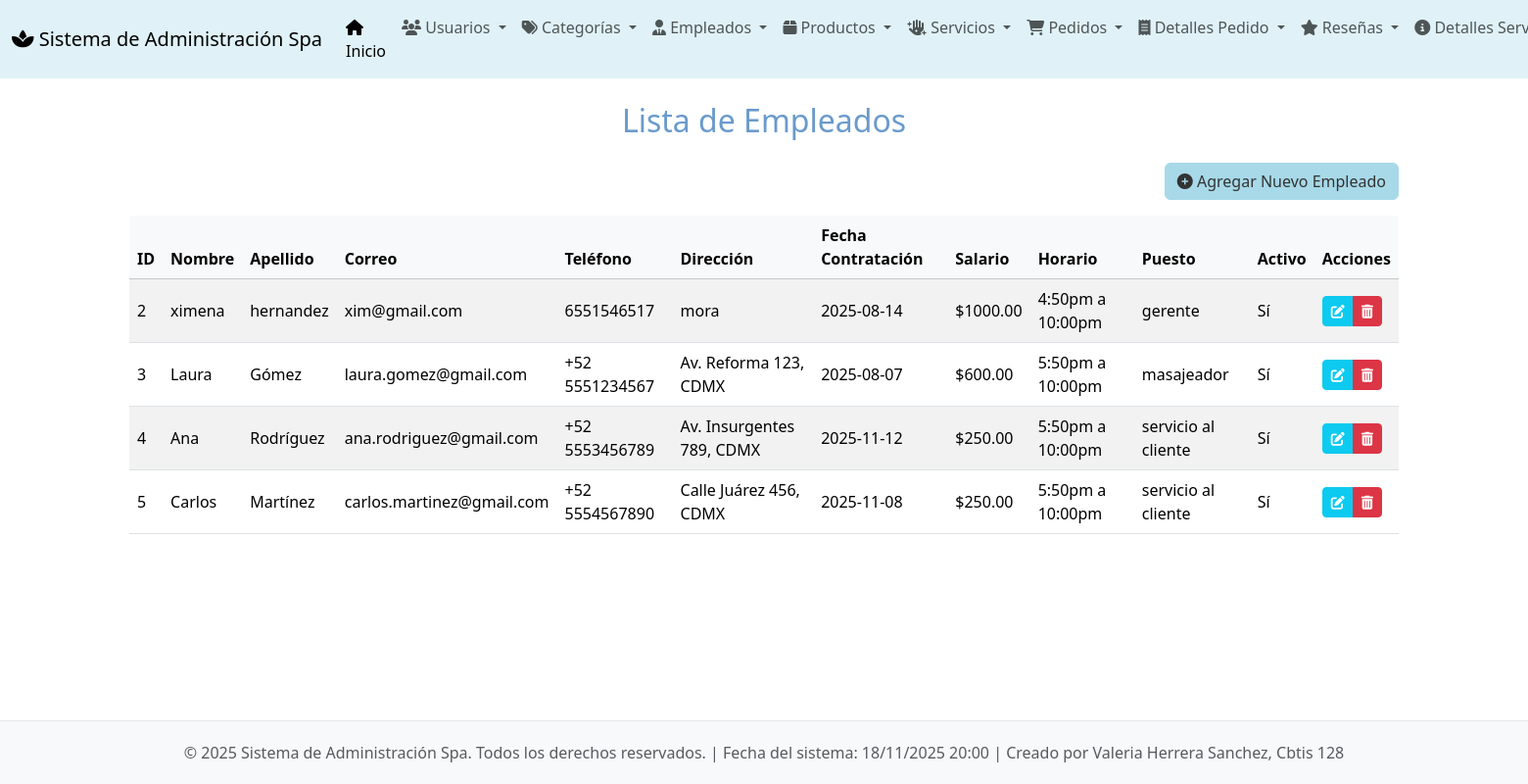
/empleados/, run on the app's committed database.
### app_Spa/models.py (models this page shows, shortened)
class Empleados(models.Model):
    id_empleado = models.AutoField(primary_key=True, unique=True)
    nombre = models.CharField(max_length=20)
    apellido = models.CharField(max_length=50)
    correo = models.EmailField(max_length=100)
    telefono = models.CharField(max_length=20)
    direccion = models.CharField(max_length=25)
    fecha_contratacion = models.CharField(max_length=15)
    salario = models.DecimalField(max_digits=10, decimal_places=2)
    horario = models.CharField(max_length=50)
    activo = models.BooleanField(default=True)
    puesto = models.CharField(max_length=50)

### app_Spa/views.py (the view)
# urls.py: path('empleados/', views.ver_empleados, name='ver_empleados'),
def ver_empleados(request):
    empleados = Empleados.objects.all()
    return render(request, 'empleados/ver_empleados.html', {'empleados': empleados})

### app_Spa/templates/empleados/ver_empleados.html (shortened to what this page needs)
{% extends 'base.html' %}
{% block content %}
<h2 class="mb-4 text-center" style="color: #6a9acb;">Lista de Empleados</h2>
<div class="text-end mb-3">
    <a href="{% url 'agregar_empleado' %}" class="btn btn-primary">
        <i class="fas fa-plus-circle"></i> Agregar Nuevo Empleado
    </a>
</div>
{% if empleados %}
<div class="table-responsive">
    <table class="table table-striped table-hover align-middle">
        <thead class="table-light">
            <tr>
                <th>ID</th>
                <th>Nombre</th>
                <th>Apellido</th>
                <th>Correo</th>
                <th>Teléfono</th>
                <th>Dirección</th>
                <th>Fecha Contratación</th>
                <th>Salario</th>
                <th>Horario</th>
                <th>Puesto</th>
                <th>Activo</th>
                <th>Acciones</th>
            </tr>
        </thead>
        <tbody>
            {% for empleado in empleados %}
            <tr>
                <td>{{ empleado.id_empleado }}</td>
                <td>{{ empleado.nombre }}</td>
                <td>{{ empleado.apellido }}</td>
                <td>{{ empleado.correo }}</td>
                <td>{{ empleado.telefono }}</td>
                <td>{{ empleado.direccion }}</td>
                <td>{{ empleado.fecha_contratacion }}</td>
                <td>${{ empleado.salario }}</td>
                <td>{{ empleado.horario }}</td>
                <td>{{ empleado.puesto }}</td>
                <td>{{ empleado.activo|yesno:"Sí,No" }}</td>
                <td>
                    <div class="btn-group" role="group">
                        <a href="{% url 'actualizar_empleado' empleado.id_empleado %}" class="btn btn-sm btn-info text-white">
                            <i class="fas fa-edit"></i>
                        </a>
                        <a href="{% url 'borrar_empleado' empleado.id_empleado %}" class="btn btn-sm btn-danger">
                            <i class="fas fa-trash-alt"></i>
                        </a>
                    </div>
                </td>
            </tr>
            {% endfor %}
        </tbody>
    </table>
</div>
{% else %}
<div class="alert alert-info text-center">
    No hay empleados registrados.
</div>
{% endif %}
{% endblock %}

### app_Spa/templates/base.html (style rules this page uses)
body { display: flex; flex-direction: column; min-height: 100vh; }
.btn-primary { background-color: #a7d9e8; border-color: #a7d9e8; color: #333; }
.table thead { background-color: #e0f2f7; }

### data on the page
Empleados: id_empleado "2", nombre "ximena", apellido "hernandez", correo "xim@gmail.com", telefono "6551546517", direccion "mora", fecha_contratacion "2025-08-14", salario "1000.00", horario "4:50pm a 10:00pm", puesto "gerente", activo "Sí"
Empleados: id_empleado "3", nombre "Laura", apellido "Gómez", correo "laura.gomez@gmail.com", telefono "+52 5551234567", direccion "Av. Reforma 123, CDMX", fecha_contratacion "2025-08-07", salario "600.00", horario "5:50pm a 10:00pm", puesto "masajeador", activo "Sí"
Empleados: id_empleado "4", nombre "Ana", apellido "Rodríguez", correo "ana.rodriguez@gmail.com", telefono "+52 5553456789", direccion "Av. Insurgentes 789, CDMX", fecha_contratacion "2025-11-12", salario "250.00", horario "5:50pm a 10:00pm", puesto "servicio al cliente", activo "Sí"
Empleados: id_empleado "5", nombre "Carlos", apellido "Martínez", correo "carlos.martinez@gmail.com", telefono "+52 5554567890", direccion "Calle Juárez 456, CDMX", fecha_contratacion "2025-11-08", salario "250.00", horario "5:50pm a 10:00pm", puesto "servicio al cliente", activo "Sí"
